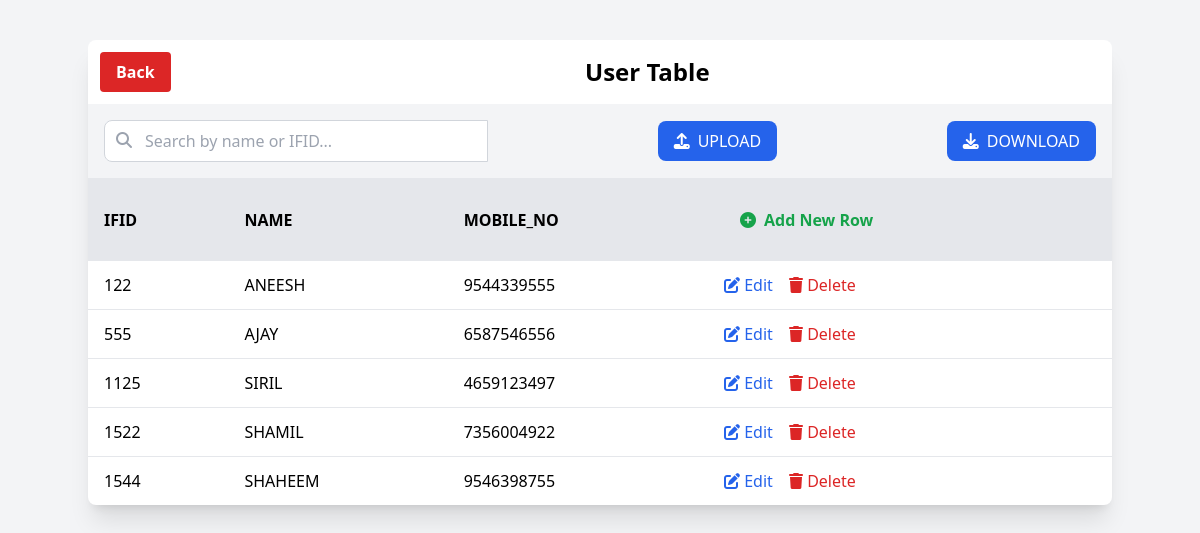
Page /users on the earlier database version.
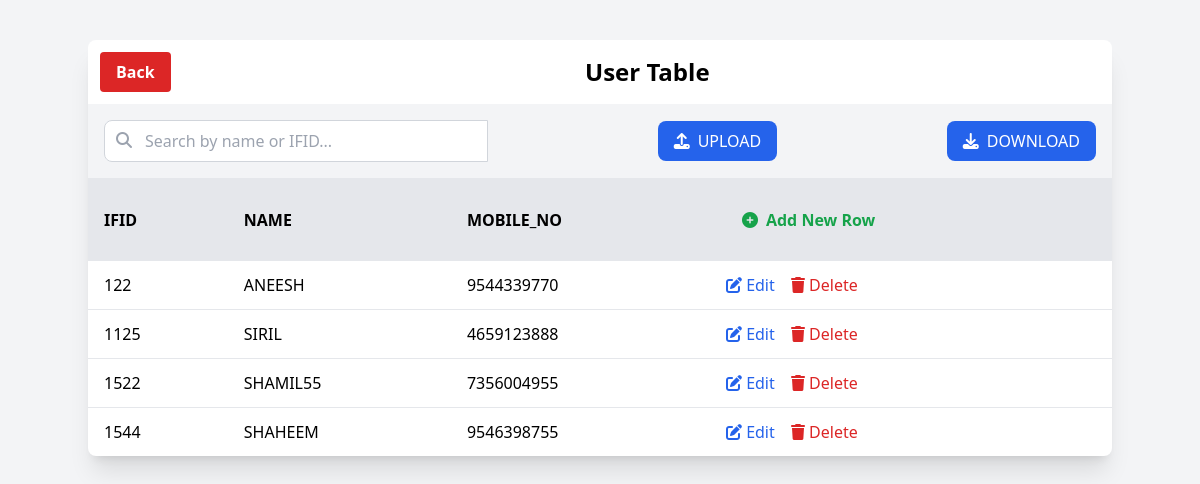
Same page on the later database version.
### users/models.py (models this page shows)
class empinfo(models.Model):
    ifid = models.IntegerField(null=True)
    name = models.CharField(max_length=250)
    mobileno = models.IntegerField(null=True)
    class Meta:
        unique_together = ('name', 'ifid')

### users/views.py (the view)
# urls.py: path('', include('users.urls')),
def users(request):
    emp_set = empinfo.objects.all()
    query = request.GET.get('q', '').strip()
    emp_set = empinfo.objects.all().order_by('ifid')
    if query:
        emp_set = emp_set.filter(
            Q(name__icontains=query) | Q(ifid__icontains=query)
        )
    print(emp_set)
    return render(request, 'users.html', {'employe': emp_set,'query': query})

### users/templates/users.html (shortened to what this page needs)
<!DOCTYPE html>
<html lang="en" class="h-full bg-gray-100">
<head>
   <link rel="stylesheet" href="https://cdnjs.cloudflare.com/ajax/libs/font-awesome/6.4.0/css/all.min.css">
  <script src="https://cdn.tailwindcss.com"></script>
</head>
<body class="p-10">
  <div class="container mx-auto ">
<div class="max-w-6xl mx-auto bg-white rounded-lg shadow-xl overflow-hidden">
  <div class="flex flex-col sm:flex-row items-center justify-between m-3 w-full">
  <a href="{% url 'home' %}" class="bg-red-600 hover:bg-blue-700 text-white font-bold py-2 px-4 rounded mb-4 sm:mb-0">
    Back
  </a>
  <div class="flex-1 flex justify-center">
    <h1 class="text-2xl font-bold text-center">User Table</h1>
  </div>
</div>
    <div class="flex flex-col sm:flex-row justify-between items-center p-4 bg-gray-100 border-b">
      <form method="get" action="{% url 'users' %}" class="flex w-full sm:w-96 mb-4 sm:mb-0">
  <div class="relative flex-grow">
    <input
      type="text"
      name="q"
      placeholder="Search by name or IFID..."
      value="{{ query|default:'' }}"
      class="w-full pl-10 pr-4 py-2 rounded-l-lg border border-gray-300 focus:outline-none focus:ring-2 focus:ring-blue-500"
    >
    <i class="fas fa-search absolute left-3 top-3 text-gray-400"></i>
  </div>
</form>
    <a href="#modal-upload"><button class="bg-blue-600 hover:bg-blue-700 text-white px-4 py-2 rounded-lg flex items-center">
        <i class="fas fa-upload mr-2"></i>
        UPLOAD
      </button></a>
    <div><a href="#modal-download">
           <button type="submit" class="bg-blue-600 hover:bg-blue-700 text-white px-4 py-2 rounded-lg flex items-center">
  <i class="fas fa-download mr-2"></i>
  DOWNLOAD
</button></a>
  </div>
    </div>
    <div class="overflow-x-auto">
      <table class=" min-w-full divide-y divide-gray-200">
        <thead class="bg-gray-200">
          <tr class="uppercase">
            <th class="py-3 px-4 text-left">ifid</th>
            <th class="py-3 px-4 text-left">name</th>
            <th class="py-3 px-4 text-left">mobile_no</th>
             <th class="py-3 px-4 text-left"><div class="p-4 border-t">
     <a href="#modal-add"> <button class="flex items-center text-green-600 hover:text-green-800">
        <i class="fas fa-plus-circle mr-2"></i>
        Add New Row
      </button></a>
    </div></th>
          </tr>
        </thead>
        <tbody>
          {% for data in employe %}
          <tr class="border-t">
            <td class="py-3 px-4">{{data.ifid}}</td>
            <td class="py-3 px-4">{{data.name}}</td>
            <td class="py-3 px-4">{{data.mobileno}}</td>
            <td class="py-3 px-4">
              <a href="#modal-edit-{{data.id}}">
  <button class="text-blue-600 hover:text-blue-900 mr-3">
    <i class="fas fa-edit"></i> Edit
  </button>
</a>
              <a href="#modal-delete-{{data.id}}" ><button class="text-red-600 hover:text-red-900">
                <i class="fas fa-trash"></i> Delete
              </button></a>
            </td>
          </tr>
          {% endfor%}
        </tbody>
      </table>
    </div>
  </div>
</div>
</body>
</html>

Differences in the rows shown:
removed empinfo: ifid "122", name "ANEESH", mobileno "9544339555"
removed empinfo: ifid "555", name "AJAY", mobileno "6587546556"
removed empinfo: ifid "1125", name "SIRIL", mobileno "4659123497"
removed empinfo: ifid "1522", name "SHAMIL", mobileno "7356004922"
added empinfo: ifid "122", name "ANEESH", mobileno "9544339770"
added empinfo: ifid "1125", name "SIRIL", mobileno "4659123888"
added empinfo: ifid "1522", name "SHAMIL55", mobileno "7356004955"
